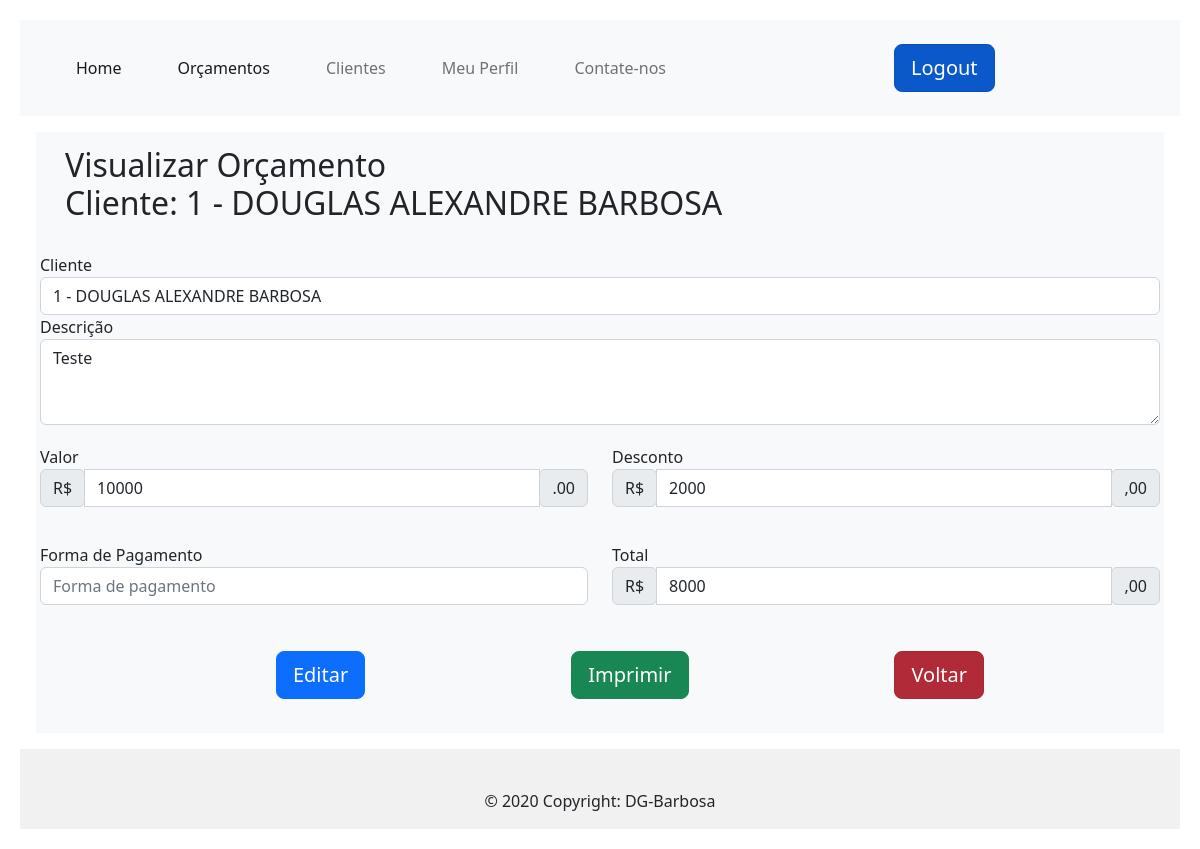
The page /view_orcaments/1 (signed in) on the database as committed earlier.
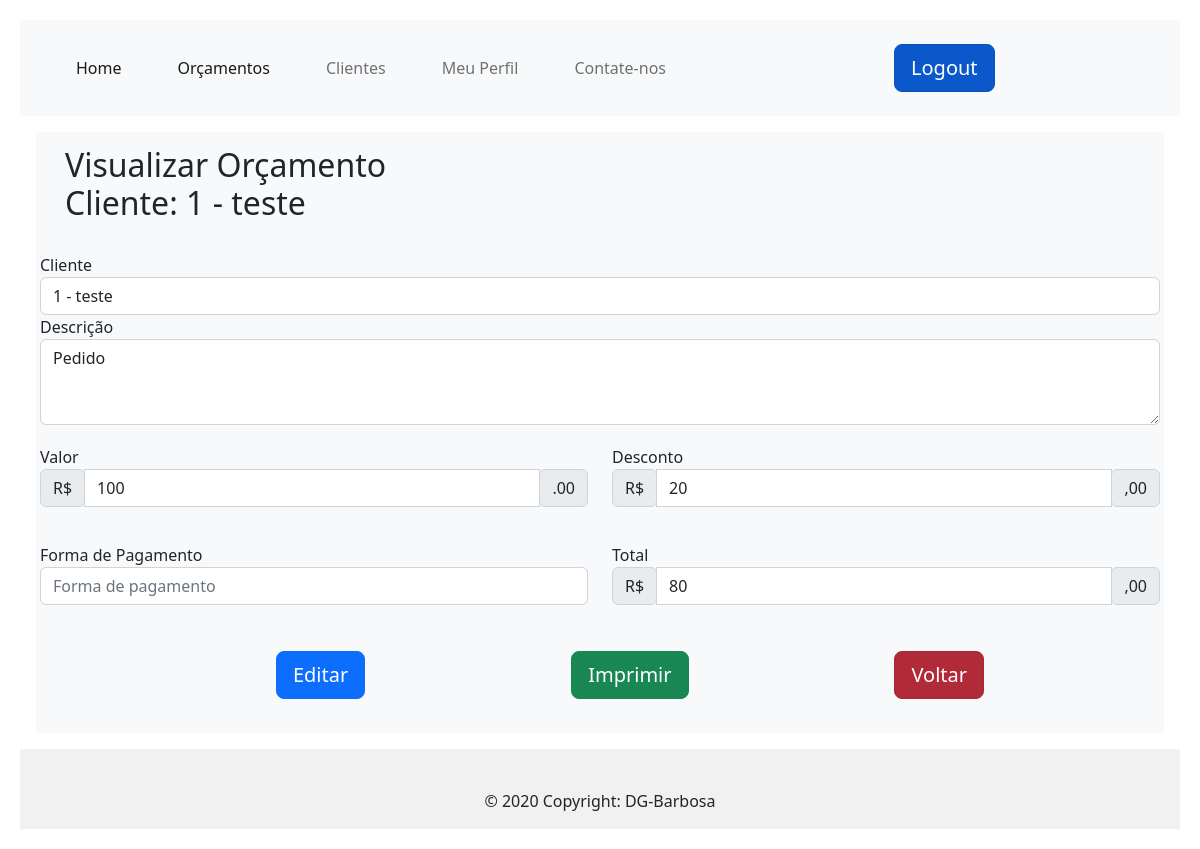
The same page on the database as committed later.
### app/models/tables.py (models this page shows, shortened)
class Orcaments(db.Model):
    _tablename__ = "orcaments"
    id = db.Column(db.Integer, primary_key=True)
    client = db.Column(db.String)
    pedido = db.Column(db.String)
    valor = db.Column(db.Integer)
    desconto = db.Column(db.Integer)
    forma_pagto = db.Column(db.String)
    valor_total = db.Column(db.Integer)

### app/controllers/default.py (the view)
@app.route('/view_orcaments/<int:id>', methods=['GET'])
def view_orcaments(id):
    orcament = Orcaments.query.filter_by(id=id).first_or_404()
    return render_template('viewOrcaments.html', orcament=orcament)

### app/controllers/default.py (called while the page is built)
@lm.user_loader
def load_user(id):
    return User.query.filter_by(id=id).first()

### app/models/tables.py (called while the page is built)
    @property
    def is_authenticated(self):
        return True

### app/templates/viewOrcaments.html (shortened to what this page needs)
{% extends 'base.html' %}
{% block conteudo %}
<div class="position-relative overflow-hidden p-3 p-md-1 m-md-3 bg-light">
    <h2 style="margin-left: 15px;padding: 10px">Visualizar Orçamento <br> Cliente: {{ orcament.client }}</h2>
    <form action="/folha_orcamentos" method="GET">
        <div class="row">
            <div class="col">
                <label for="">Cliente</label>
                <input type="text" id="nome" name="nome" class="form-control" placeholder="Nome"
                    value="{{ orcament.client }}">
            </div>
        </div>
        <div class="row">
            <div class="col" class="form-control">
                <label for=""> Descrição</label>
                <textarea class="form-control" placeholder="Descreva o serviço" id="pedido" name="pedido" rows="3"
                    value="">{{ orcament.pedido }}</textarea>
            </div>
        </div>
        <div class="row" style="margin-top: 20px;">
            <div class="col">
                <label for="">Valor</label>
                <div class="input-group mb-3">
                    <div class="input-group-prepend">
                        <span class="input-group-text">R$</span>
                    </div>
                    <input class="form-control" type="Text" size="12" value="{{orcament.valor}}" name="valor" oninput="myFunction()" id="valor"
                        placeholder="Valor">
                    <div class="input-group-append">
                        <span class="input-group-text">.00</span>
                    </div>
                </div>
            </div>
            <div class="col ">
                <label for="">Desconto</label>
                <div class="input-group mb-3">
                    <div class="input-group-prepend">
                        <span class="input-group-text">R$</span>
                    </div>
                    <input class="form-control" type="Text" size="12" value="{{ orcament.desconto }}" name="desconto" oninput="myFunction()" id="desconto"
                        placeholder="Desconto">
                    <div class="input-group-append">
                        <span class="input-group-text">,00</span>
                    </div>
                </div>
            </div>
        </div>
        <div class="row" style="margin-top: 20px;">
            <div class="col">
                <label for=""> Forma de Pagamento</label>
                <input class="form-control" list="pagtos" name="pagto" id="pagto" placeholder="Forma de pagamento">
            </div>
            <div class="col">
                <div class="col">
                    <label for="">Total</label>
                    <div class="input-group mb-3">
                        <div class="input-group-prepend">
                            <span class="input-group-text">R$</span>
                        </div>
                        <input class="form-control" type="Text" size="12" value="{{ orcament.valor_total }}"
                            name="total" id="total" placeholder="Total">
                        <div class="input-group-append">
                            <span class="input-group-text">,00</span>
                        </div>
                    </div>
                </div>
            </div>
            <div class="buttons" style="display: flex; justify-content: space-evenly; margin: 30px;">
                <a href="/edit_orcament/{{ orcament.id }}">
                    <input type="button" class="btn btn-primary btn-lg" value="Editar">
                </a>
                <button type="button" onclick="window.print()" class="btn btn-success btn-lg">Imprimir</button>
                <input type="reset" class="btn btn-danger btn-lg active" name="voltar" onclick="history.back()"
                    value="Voltar">
            </div>
    </form>
</div>
{% endblock %}

### app/templates/base.html (shortened to what this page needs)
<!doctype html>
<html lang="pt-br">
<head>
  <link rel=stylesheet type=text/css href="{{ url_for('static', filename='css/style.css') }}">
  <link href="https://cdn.jsdelivr.net/npm/bootstrap@5.2.3/dist/css/bootstrap.min.css" rel="stylesheet"
>
</head>
<body>
  <nav class="navbar navbar-expand-lg bg-light">
    <div class="container-fluid">
      <div class="collapse navbar-collapse" id="navbarNav">
        <ul class="navbar-nav">
          <li class="nav-item">
            <a class="nav-link active" aria-current="page" href="/">Home</a>
          </li>
          <li class="nav-item">
            <a class="nav-link active" aria-current="page" href="/orcamentos">Orçamentos</a>
          </li>
          <li class="nav-item">
            <a class="nav-link" href="/clients">Clientes</a>
          </li>
          <li class="nav-item">
            <a class="nav-link" href="/edit_user">Meu Perfil</a>
          </li>
          <li class="nav-item">
            <a class="nav-link" href="/contato">Contate-nos</a>
          </li>
        </ul>
        <div class="login">
          {% if current_user.is_authenticated %}
          <a href="{{ url_for('logout') }}" class="btn btn-primary btn-lg active" role="button"
            aria-pressed="true">Logout</a>
          {% else %}
          <a href="{{ url_for('login') }}" class="btn btn-primary btn-lg active" role="button"
            aria-pressed="true">Login</a>
          <a href="{{ url_for('cadastro_user') }}" class="btn btn-secondary btn-lg active" role="button" aria-pressed="true">Inscrever-se</a>
          {% endif %}
        </div>
      </div>
    </div>
  </nav>
  {% if current_user.is_authenticated %}
  <div>
    {% block conteudo %}
    {% endblock %}
  </div>
  {% endif %}
  <footer class="text-center text-white" style="background-color: #f1f1f1;">
    <div class="container pt-4">
      <div class="text-center text-dark p-3">
        © 2020 Copyright: DG-Barbosa
      </div>
  </footer>
</body>
</html>

### app/static/css/style.css (style rules this page uses)
body { padding: 20px; background-color: black; }
.nav-item { padding: 20px; }
a:link { text-decoration: none; }
.login { margin-left: 200px; }

Rows that differ between the two databases and show on the page:
changed Orcaments: client "1 - DOUGLAS ALEXANDRE BARBOSA" → "1 - teste"; nome "1 - DOUGLAS ALEXANDRE BARBOSA" → "1 - teste"; pedido "Teste" → "Pedido"; valor "10000" → "100"; desconto "2000" → "20"; total "8000" → "80"
